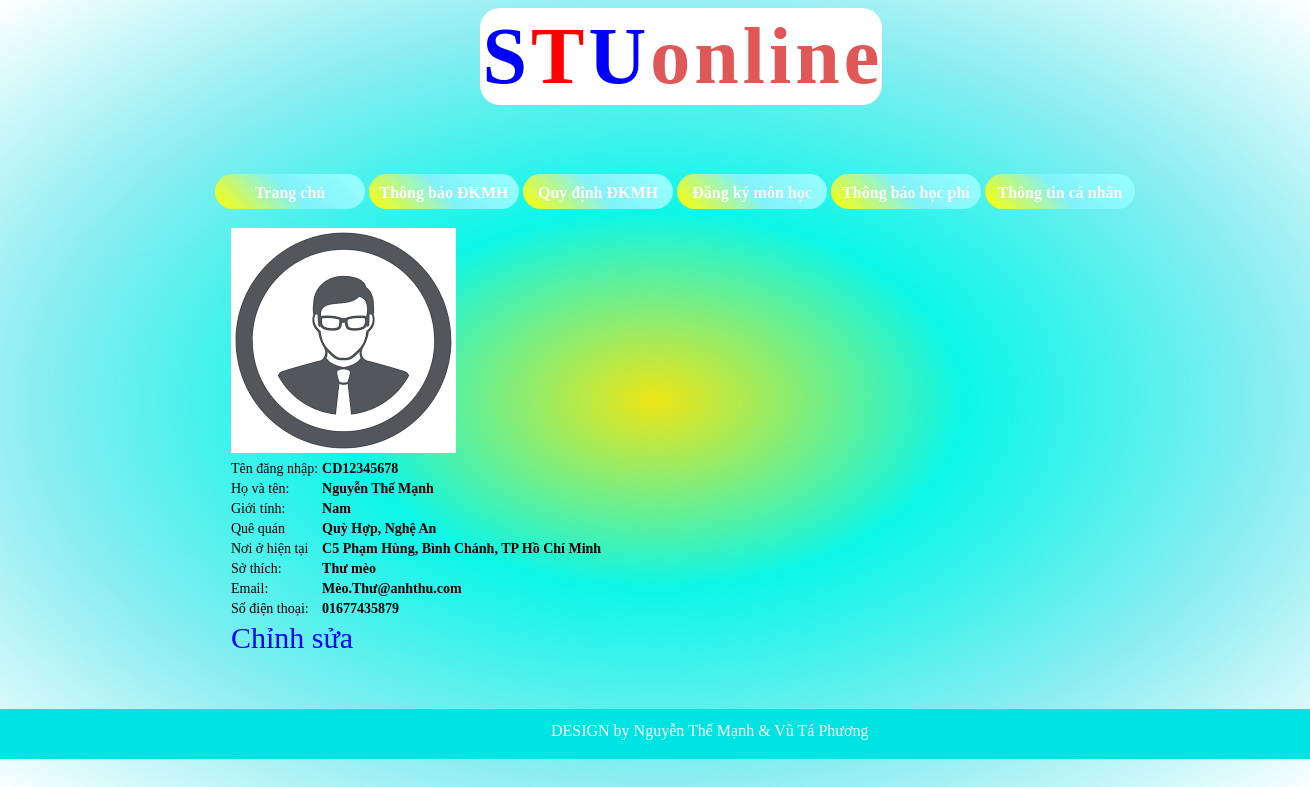
Page /DKMHOnline/thongtin.php (signed in) on the earlier database version.
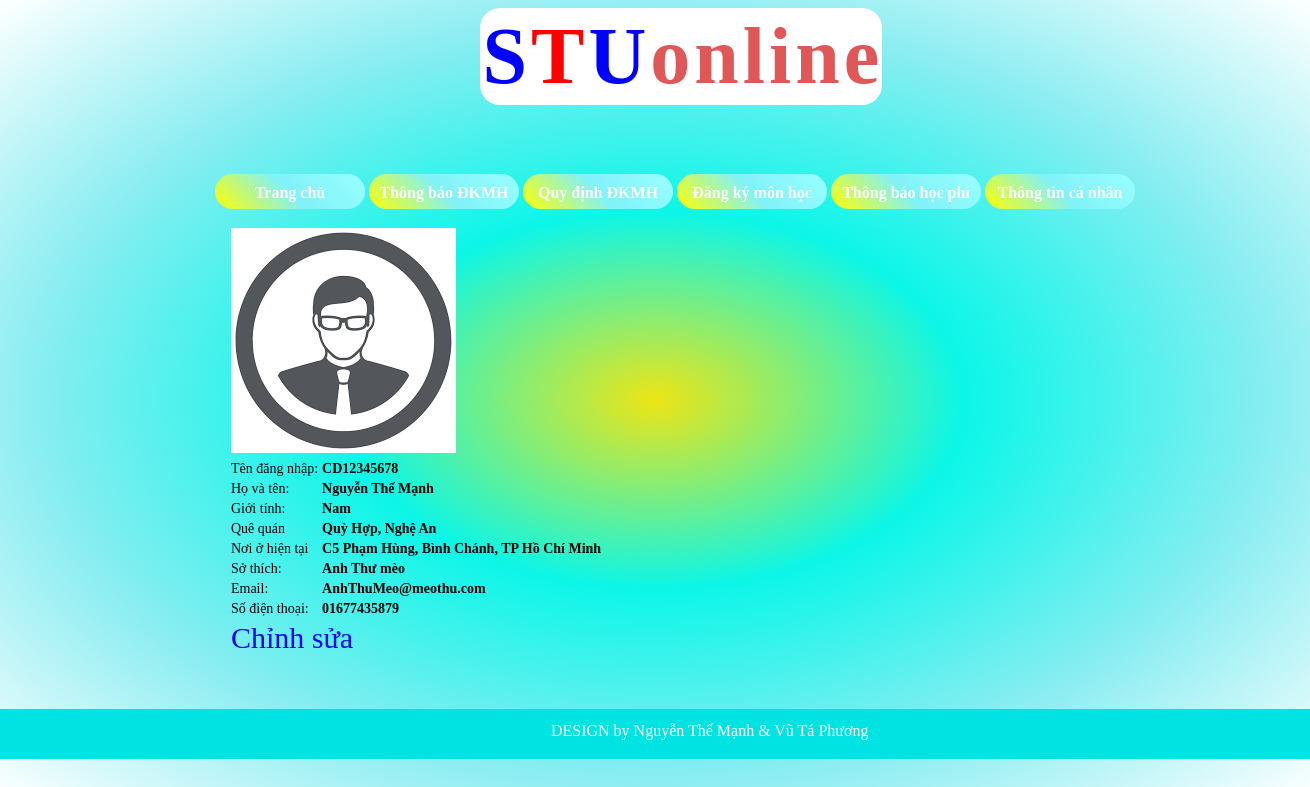
Same page on the later database version.
### tables this page shows
CREATE TABLE IF NOT EXISTS `sinhvien` (
  `mssv` varchar(10) NOT NULL,
  `pass` varchar(12) NOT NULL,
  `hoten` tinytext NOT NULL,
  `gt` tinytext NOT NULL,
  `quequan` tinytext NOT NULL,
  `noio` tinytext NOT NULL,
  `manv` varchar(10) DEFAULT NULL,
  `sothich` tinytext,
  `avt` tinytext,
  `email` tinytext,
  `sdt` int(12) DEFAULT NULL,
  `manganh` varchar(10) DEFAULT NULL,
  `makhoa` varchar(10) DEFAULT NULL,
  `covanht` varchar(10) DEFAULT NULL,
  PRIMARY KEY (`mssv`),
  KEY `makhoa` (`makhoa`),
  KEY `manganh` (`manganh`),
  KEY `manv` (`manv`),
  KEY `covanht` (`covanht`)
);

### DKMHOnline/thongtin.php (the view, shortened to what this page needs)
<?php
if (isset($_SESSION['user'])) {
  $tennd=$_SESSION['user'];
}
else
{
  header('Location: index.php');
}
include 'config/config.php';
?>
<!doctype html>
<html>
<head><meta http-equiv="content-type" content="text/html;charset=utf-8"/>
    <link href="css/hover.css" rel="stylesheet" media="all">
     <link href="css/magic.css" rel="stylesheet">
     <link href="css/logoheader.css" rel="stylesheet">
     <link href="css/dinhdangnut.css" rel="stylesheet">
     <link href="css/nutdangnhap.css" rel="stylesheet">
</head>
<body >
    <div id="header">
    <table align="center" class="tb">
        <tr class="logo"><td class="logophai stu1">S</td><td class="logotrai stu2">T</td><td class="logophai stu1">U</td><td class="logotrai">o</td><td class="logophai">n</td><td class="logotrai">l</td><td class="logophai">i</td><td class="logotrai">n</td><td class="logophai">e</td></tr>
        </table>
        </div>
    <div id="main">
    <div id="thanweb">
    <div id="menutrai">
    <ul>
    <li class="hvr-sweep-to-right hvr-ripple-out"><a>Trang chủ</a></li>
    <li class="hvr-sweep-to-right hvr-ripple-out"><a>Thông báo ĐKMH</a></li>
    <li class="hvr-sweep-to-right hvr-ripple-out"><a>Quy định ĐKMH</a></li>
    <li class="hvr-sweep-to-right hvr-ripple-out"><a>Đăng ký môn học</a></li>
    <li class="hvr-sweep-to-right hvr-ripple-out"><a>Thông báo học phí</a></li>
    <li class="hvr-sweep-to-right hvr-ripple-out"><a href="thongtin.php">Thông tin cá nhân</a></li>
    </ul>
    </div>
    <div id="noidung">
      <?php
            $sqlhoten="SELECT hoten FROM `sinhvien`";
            $datahoten = $obj->prepare($sqlhoten);
            $datahoten->execute();
            $manghoten=$datahoten->fetch(PDO::FETCH_ASSOC);
            $hoten=$manghoten['hoten'];
            $sqlgt="SELECT gt FROM `sinhvien`";
            $datagt = $obj->prepare($sqlgt);
            $datagt->execute();
            $manggt=$datagt->fetch(PDO::FETCH_ASSOC);
            $gt=$manggt['gt'];
            $sqlquequan="SELECT quequan FROM `sinhvien`";
            $dataquequan = $obj->prepare($sqlquequan);
            $dataquequan->execute();
            $mangquequan=$dataquequan->fetch(PDO::FETCH_ASSOC);
            $quequan=$mangquequan['quequan'];
            $sqlnoio="SELECT noio FROM `sinhvien`";
            $datanoio = $obj->prepare($sqlnoio);
            $datanoio->execute();
            $mangnoio=$datanoio->fetch(PDO::FETCH_ASSOC);
            $noio=$mangnoio['noio'];
            $sqlsothich="SELECT sothich FROM `sinhvien`";
            $datasothich = $obj->prepare($sqlsothich);
            $datasothich->execute();
            $mangst=$datasothich->fetch(PDO::FETCH_ASSOC);
            $st=$mangst['sothich'];
            $sqlavt="SELECT avt FROM `sinhvien`";
            $dataavt = $obj->prepare($sqlavt);
            $dataavt->execute();
            $mangavt=$dataavt->fetch(PDO::FETCH_ASSOC);
            $avt=$mangavt['avt'];
            $sqlemail="SELECT email FROM `sinhvien`";
            $dataemail = $obj->prepare($sqlemail);
            $dataemail->execute();
            $mangemail=$dataemail->fetch(PDO::FETCH_ASSOC);
            $email=$mangemail['email'];
            $sqlsdt="SELECT sdt FROM `sinhvien`";
            $datasdt = $obj->prepare($sqlsdt);
            $datasdt->execute();
            $mangsdt=$datasdt->fetch(PDO::FETCH_ASSOC);
            $sdt=$mangsdt['sdt'];
            if ($avt=='' && $gt=="Nam") {
                $avatar='image/nam.png';
            }
            else
            {
                $avatar='image/nu.jpg';
            }
    ?>
    <table style="font-size:14px">
                <tr><td colspan="2"><div class="khungavt"><img src="<?php echo $avatar;?>"></div></td></tr>
                <tr ><td>Tên đăng nhập: </td><td style="font-weight: bold;"><?php echo $tennd;?></td></tr>
                <tr ><td>Họ và tên: </td><td style="font-weight: bold;"><?php echo $hoten;?></td></tr>
                <tr ><td>Giới tính: </td><td style="font-weight: bold;"><?php echo $gt;?></td></tr>
                <tr ><td>Quê quán</td><td style="font-weight: bold;"><?php echo $quequan;?></td></tr>
                <tr ><td>Nơi ở hiện tại</td><td style="font-weight: bold;"><?php echo $noio;?></td></tr>
                <tr ><td>Sở thích: </td><td style="font-weight: bold;"><?php echo $st;?></td></tr>
                <tr ><td>Email: </td><td style="font-weight: bold;"><?php echo $email;?></td></tr>
                <tr ><td>Số điện thoại: </td><td style="font-weight: bold;">0<?php echo $sdt?></td></tr>
                <tr><td colspan="2" ><a href="editinfosv.php" >Chỉnh sửa</a></td></tr>
              </table>
            </div>
    </div>
  </div>
  <div id="footer">
  <table align="center" style="padding-top:10px"><tr><td>
  DESIGN by Nguyễn Thế Mạnh &amp; Vũ Tá Phương
  </td></tr></table>
  </div>
</body>
</html>

Differences in the rows shown:
changed sinhvien "Nguyễn Thế Mạnh": sothich "Thư mèo" → "Anh Thư mèo"; email "Mèo.Thư@anhthu.com" → "AnhThuMeo@meothu.com"
